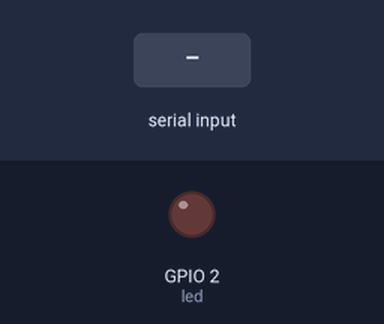
This program was run on a simulated ESP32 board running MicroPython. On the bench: output pins drawn as LEDs (lit = HIGH). Wiring (from the project's diagram.json): red LED on GPIO 2. The inputs (shaded band) are chosen by the test bench. What the program prints to the serial console is not drawn.

Above: at 1.2 s.
1.3 s: "L\n" received over the second serial link
At 1.8 s:
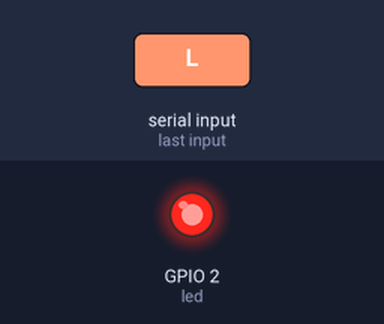
2.8 s: "D\n" received over the second serial link
At 4.1 s:
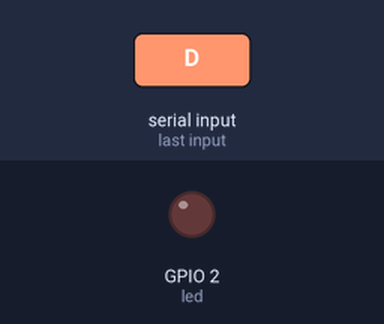
Timing chart, 0 to 5.8 s (numbered marks = the images above; inputs shaded):
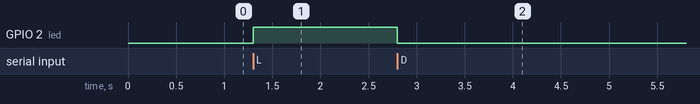

The program:

main_placa.py
```python
# ============================================================
# Passo 2 — Controle de LED via UART
# Versão: PLACA REAL (ESP32 / Raspberry Pi Pico)
# ============================================================
# Placa : ESP32 DevKit  ou  Raspberry Pi Pico  |  IDE: Thonny
#
# ------------------------------------
# Por que uart.any() na placa real?
# ------------------------------------
#   uart.any() é não bloqueante: consulta o buffer da UART
#   sem travar o programa. Se não houver bytes, o loop
#   continua — permitindo tarefas paralelas (ex: ler sensor).
#   Na placa real, o driver de hardware preenche o buffer
#   imediatamente ao receber cada byte, sem latência.
#
# ------------------------------------
# Por que uart.any() NÃO funciona no Wokwi?
# ------------------------------------
#   O $serialMonitor do Wokwi tem latência na entrega dos
#   bytes. uart.any() consulta o buffer antes do byte chegar
#   e retorna 0 — o byte é perdido. No Wokwi usamos
#   uart.read(1) bloqueante (veja main_wokwi.py).
# ============================================================

from machine import UART, Pin

BAUD_RATE = 9600
LED_PIN   = 2     # ESP32: GPIO2 (LED onboard) | Pico: use 25

uart = UART(0, baudrate=BAUD_RATE)
led  = Pin(LED_PIN, Pin.OUT)

print("=" * 40)
print("  Passo 2 — Controle de LED  [Placa]")
print("=" * 40)
print("  'L' → Liga o LED | 'D' → Desliga o LED")
print("=" * 40)

while True:
    if uart.any():
        byte = uart.read(1)
        char = byte.decode()

        if char == 'L':
            led.value(1)
            uart.write("LED ligado\n")
            print("LED ligado")

        elif char == 'D':
            led.value(0)
            uart.write("LED desligado\n")
            print("LED desligado")

        elif char not in ('\n', '\r'):
            uart.write("Caractere desconhecido\n")
            print(f"Desconhecido: {repr(char)}")
    # aqui poderiam vir outras tarefas paralelas
```

Measured:
- after the input at 1.3 s, GPIO 2 (led): LOW → HIGH at once
- after the input at 2.8 s, GPIO 2 (led): HIGH → LOW at once
